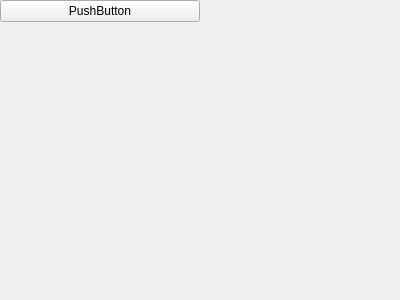
<?xml version="1.0" encoding="UTF-8"?>
<ui version="4.0">
 <class>WidgetsGroupBoxLayout</class>
 <widget class="QFrame" name="WidgetsGroupBoxLayout">
  <property name="geometry">
   <rect>
    <x>0</x>
    <y>0</y>
    <width>400</width>
    <height>300</height>
   </rect>
  </property>
  <property name="windowTitle">
   <string>Form</string>
  </property>
  <layout class="QVBoxLayout" name="verticalLayout">
   <property name="spacing">
    <number>0</number>
   </property>
   <property name="sizeConstraint">
    <enum>QLayout::SetDefaultConstraint</enum>
   </property>
   <property name="leftMargin">
    <number>0</number>
   </property>
   <property name="topMargin">
    <number>0</number>
   </property>
   <property name="rightMargin">
    <number>0</number>
   </property>
   <property name="bottomMargin">
    <number>0</number>
   </property>
   <item>
    <layout class="QHBoxLayout" name="horizontalLayout">
     <property name="spacing">
      <number>0</number>
     </property>
     <item>
      <widget class="QPushButton" name="groupBar">
       <property name="text">
        <string>PushButton</string>
       </property>
      </widget>
     </item>
     <item>
      <widget class="QLabel" name="groupIcon">
       <property name="text">
        <string/>
       </property>
      </widget>
     </item>
    </layout>
   </item>
   <item>
    <widget class="QWidget" name="widget" native="true">
     <property name="sizePolicy">
      <sizepolicy hsizetype="Preferred" vsizetype="Expanding">
       <horstretch>0</horstretch>
       <verstretch>0</verstretch>
      </sizepolicy>
     </property>
    </widget>
   </item>
  </layout>
 </widget>
 <resources/>
 <connections/>
</ui>
